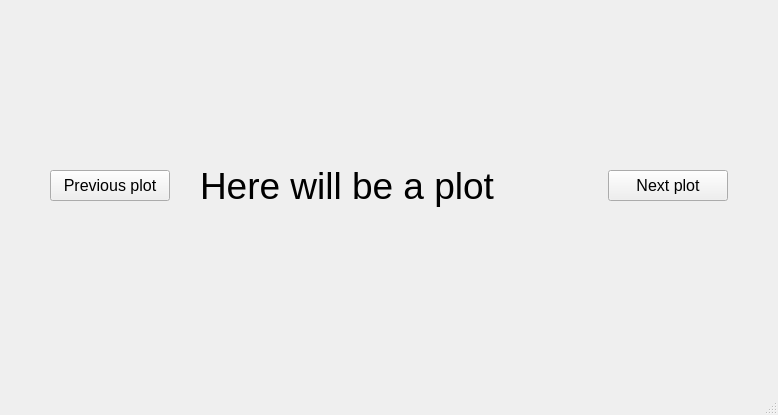
<?xml version="1.0" encoding="UTF-8"?>
<ui version="4.0">
 <class>thirdWindow</class>
 <widget class="QMainWindow" name="thirdWindow">
  <property name="geometry">
   <rect>
    <x>0</x>
    <y>0</y>
    <width>778</width>
    <height>415</height>
   </rect>
  </property>
  <property name="windowTitle">
   <string>MainWindow</string>
  </property>
  <widget class="QWidget" name="centralwidget">
   <widget class="QLabel" name="plotLabel">
    <property name="geometry">
     <rect>
      <x>200</x>
      <y>10</y>
      <width>361</width>
      <height>351</height>
     </rect>
    </property>
    <property name="font">
     <font>
      <pointsize>28</pointsize>
     </font>
    </property>
    <property name="text">
     <string>Here will be a plot</string>
    </property>
   </widget>
   <widget class="QPushButton" name="previousButton">
    <property name="geometry">
     <rect>
      <x>50</x>
      <y>170</y>
      <width>120</width>
      <height>31</height>
     </rect>
    </property>
    <property name="font">
     <font>
      <pointsize>12</pointsize>
     </font>
    </property>
    <property name="text">
     <string>Previous plot</string>
    </property>
   </widget>
   <widget class="QPushButton" name="nextButton">
    <property name="geometry">
     <rect>
      <x>608</x>
      <y>170</y>
      <width>120</width>
      <height>31</height>
     </rect>
    </property>
    <property name="font">
     <font>
      <pointsize>12</pointsize>
     </font>
    </property>
    <property name="text">
     <string>Next plot</string>
    </property>
   </widget>
  </widget>
  <widget class="QMenuBar" name="menubar">
   <property name="geometry">
    <rect>
     <x>0</x>
     <y>0</y>
     <width>778</width>
     <height>21</height>
    </rect>
   </property>
  </widget>
  <widget class="QStatusBar" name="statusbar"/>
 </widget>
 <resources/>
 <connections/>
</ui>
